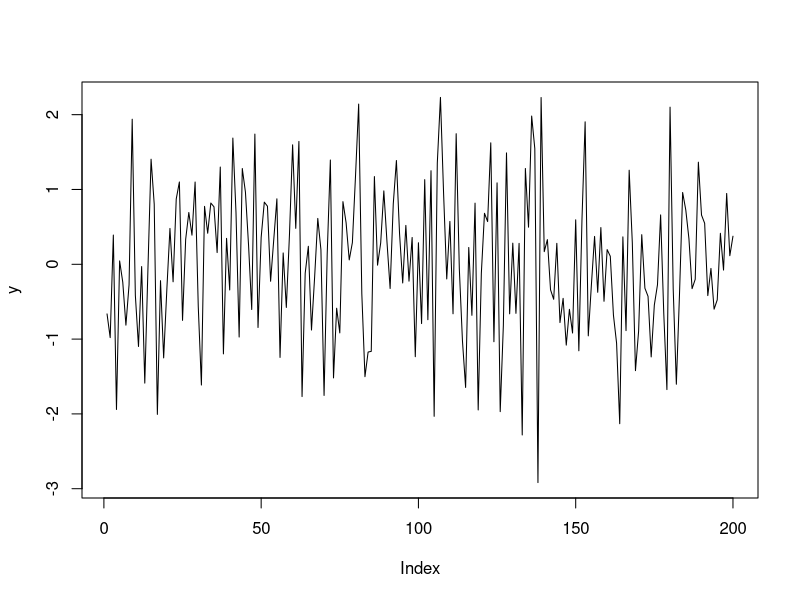
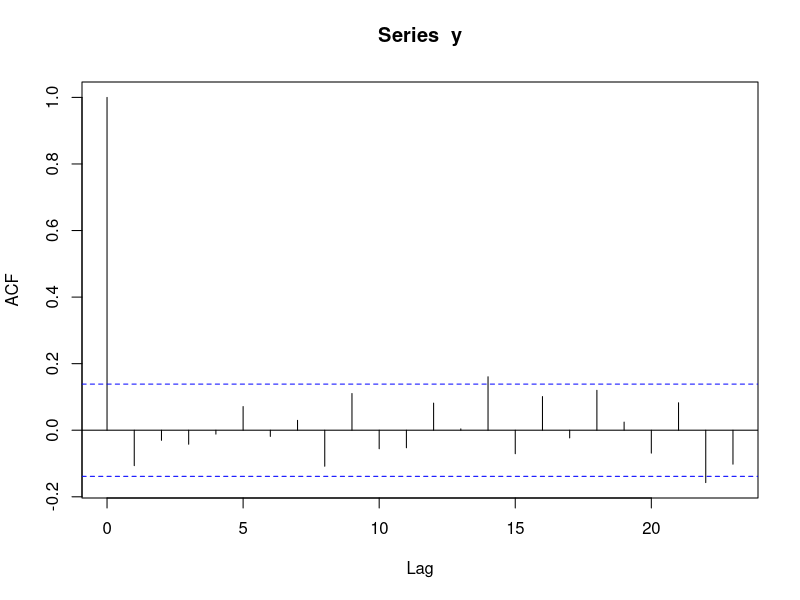
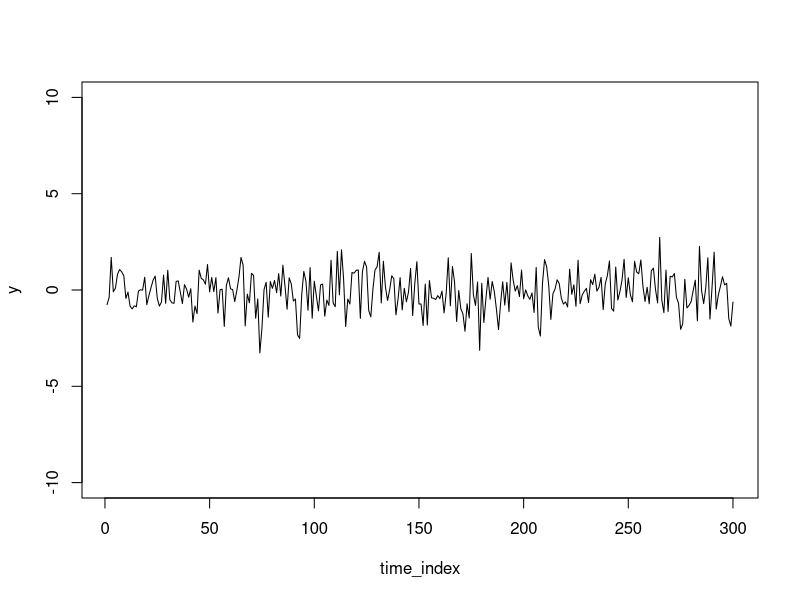
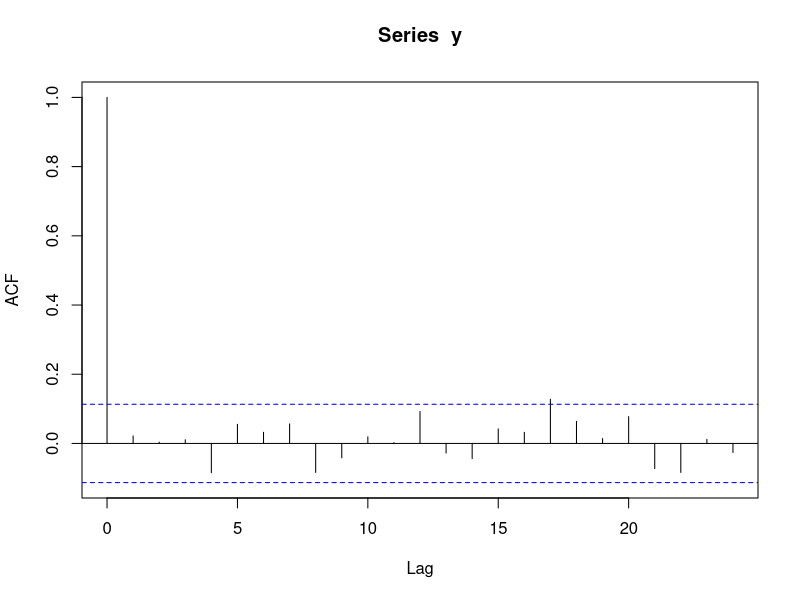
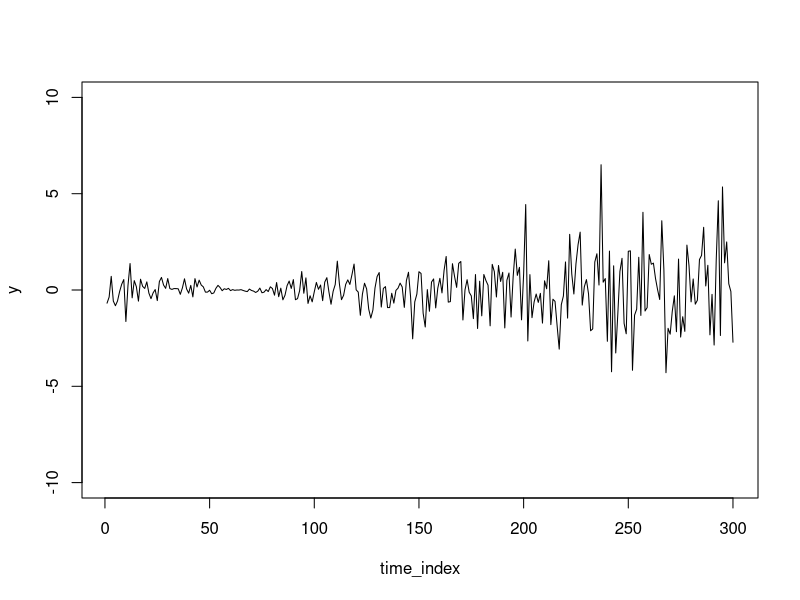
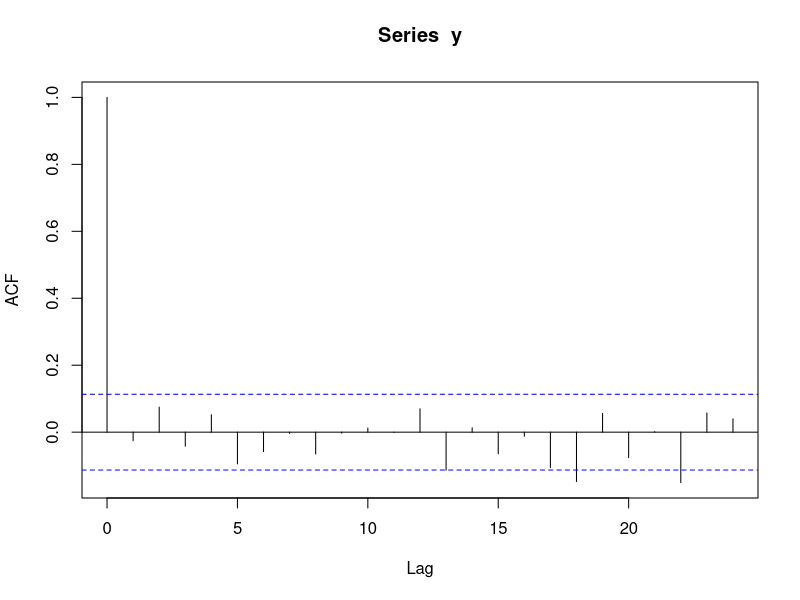
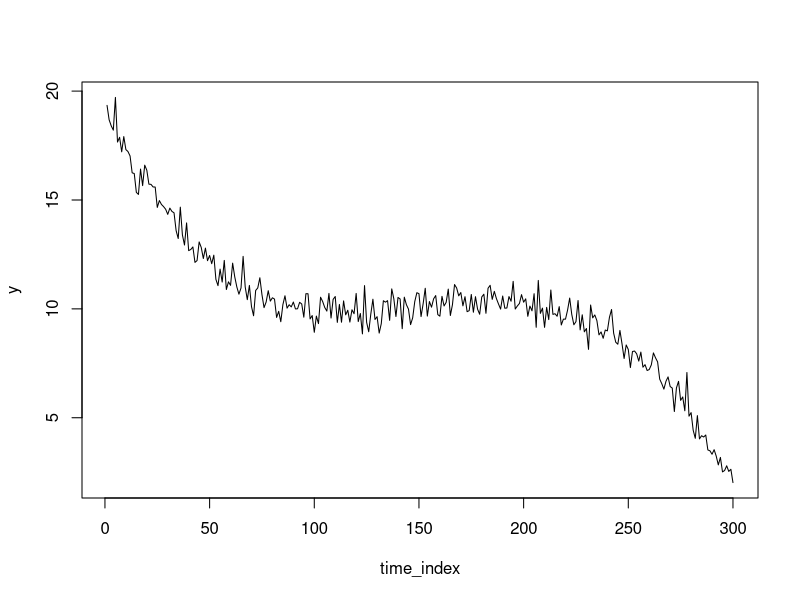
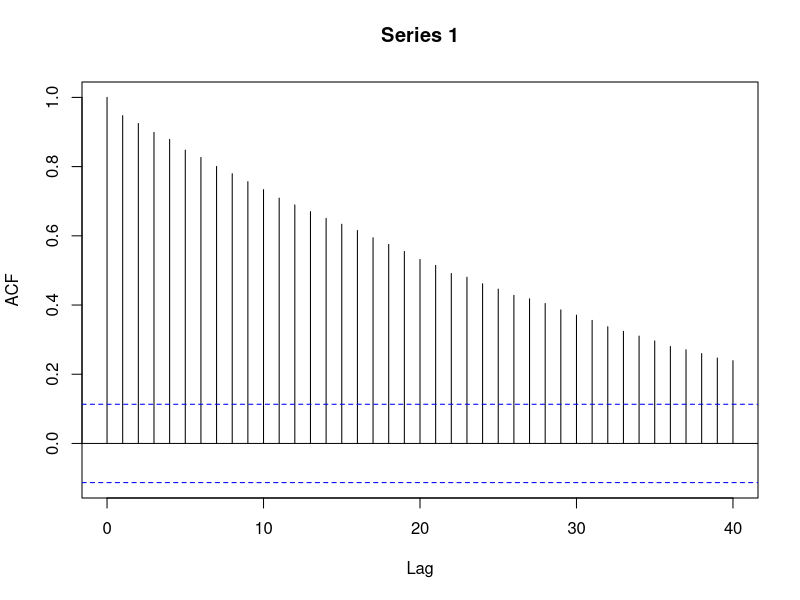

R code for these plots, in order:


#-------------------------------------------------------------------------------
# # vitt burs: 
#-------------------------------------------------------------------------------

nobs<-200
y<-rnorm(n = nobs)
plot(y,t="l")

# SAC = acf()
acf(y)





#-------------------------------------------------------------------------------
# Stationäritet
#-------------------------------------------------------------------------------

# Tidsserien ska ha ett konstant väntevärde över tiden
# Tidsserien ska ha en konstant varians över tiden
# Autokorrelationen ska bara bero på det relativa avståndet mellan två tidpunkter


# en stationär tidserie (vitt brus)
nobs<-300
time_index<-1:nobs
set.seed(654)
y<-rnorm(n = nobs)
plot(time_index,y,t="l",ylim=c(-10,10))
acf(y)

# Icke-konstant varians
set.seed(6435)
y<-rnorm(n = nobs,mean = 0,sd = abs(rnorm(n = nobs,mean = scale(time_index)+1,sd = 0.01)))
plot(time_index,y,t="l",ylim=c(-10,10))
acf(y)

x<-scale(time_index)
# Icke-konstant väntevärde
set.seed(35)
y<-10+x+0.1*x^2-2*x^3+rnorm(n=nobs,sd=0.5)
plot(time_index,y,t="l")
acf(y,lag.max = 40)

set.seed(84)
# Icke-konstant väntevärde
# Icke-konstant varians
e<-rnorm(n = nobs,mean = 0,sd = abs(rnorm(n = nobs,mean = scale(time_index)+0.3,sd = 0.01)))
y<-10+x+0.1*x^2-2*x^3+e
plot(time_index,y,t="l")



#-------------------------------------------------------------------------------
# Autokorrelationen är inte stationär
#-------------------------------------------------------------------------------

# Nu testar vi att generera en tidserie där autokorrelation varierar över tid.
# I början varierar tidserien mjukt (= positiv autokorrelation), för att sedan
# slå över till en negativ autokorrelation.

#-------------------------------------------------------------------------------
# generera data:
N<-300  # antal obseravtioner
sd_val<-1
y0<-1
x_val<-seq(-2,2,length=N)
# serien skapas med en AR(1) modell där AR-parametern ändras över tid 
ar1_para_vect<- -tanh(4*x_val)
set.seed(71)
y<-rep(0,N)
for(i in 1:N){
  if(i==1){
    y[i]<-y0+rnorm(n = 1,mean = 0,sd = sd_val)    
  }else{
    y[i]<-ar1_para_vect[i]*y[i-1]+rnorm(n = 1,mean = 0,sd = sd_val)    
  }
}
#-------------------------------------------------------------------------------
# vi kollar på tidsserien:
plot(y,t="l")
abline(v=150,lty="dashed",col="red")
# vi ser att någonstans i mitten så ändrar serien karaktär 
# testa att köra om koden ovan med olika seeds.

# autokorrelation i början av serien:
acf(y[1:100])

# autokorrelation i slutet av serien:
acf(y[201:300])

# detta är ett (något överdrivet) exempel när autokorrelation ändras över tid
# detta innebär att autokorrelation inte bara beror på det relativa tidsavståndet
# mellan tidpunkter, utan även var i tiden som man undersöker.


#-------------------------------------------------------------------------------
# Exempel på stationär autokorrelation:
#-------------------------------------------------------------------------------

rm(list = ls())
library(ggplot2)
library(cowplot)
nobs<-300
x<-(1:nobs)

#-------------------------------------------------------------------------------
# fall 1
sd_val<-4
set.seed(76)
# vi simulerar e (slumptermen) så att den inte är oberoende, från en AR(1)-modell
# y_t = rho*y_(t-1) + error
set.seed(35)
# testa båda varianterna av e nedan:
e<-arima.sim(n = nobs,list(ar=c(0.9)),rand.gen = rnorm,sd=1)
e<-arima.sim(n = nobs,list(ar=c(0.7)),rand.gen = rnorm,sd=1)
plot(x,e,t="l")

# SAC
acf(e)
e_current<-e[2:300]
e_lag1<-e[1:299]
plot(e_lag1,e_current)

cor(e_lag1,e_current)

acf(e)
?acf
acf(e,lag.max = 30)
acf(e,lag.max = 30,type = "cov")

e_acf<-acf(e,lag.max = 30,plot = FALSE)
str(e_acf)
e_acf$acf
head(e_acf$lag)
head(e_acf$acf)
e_acf$acf[,,1]

# SPAC
e_pacf<-pacf(e)
head(e_pacf$acf)
head(e_pacf$lag)


#-------------------------------------------------------------------------------
# fall 2
set.seed(36)
e<-arima.sim(n = nobs,list(ar= -0.8),rand.gen = rnorm,sd=1)

plot(x,e,t="l")
e_current<-e[2:300]
e_lag1<-e[1:299]
plot(e_lag1,e_current)

cor(e_lag1,e_current)

acf(e)
#?acf
acf(e,lag.max = 40)
acf(e,lag.max = 30,type = "cov")



#-------------------------------------------------------------------------------
# Differentiering 
#-------------------------------------------------------------------------------


nobs<-300
time_index<-1:nobs
set.seed(654)
y<-10+0.05*time_index+rnorm(n = nobs)
plot(time_index,y,t="l")
acf(y,lag.max = 50)
# diff med 1 tidsförskjutning (lag=1)
z<-diff(x = y,lag = 1)
plot(time_index[-1],z,t="l")
acf(z,lag.max = 50)

# inversen av diff
# xi = första värdet på orginal tidserien
y2<-diffinv(x = z,xi = y[1])
all(y2==y)
# notera att differensen är skillnaden mellan två på varandra följande värden


